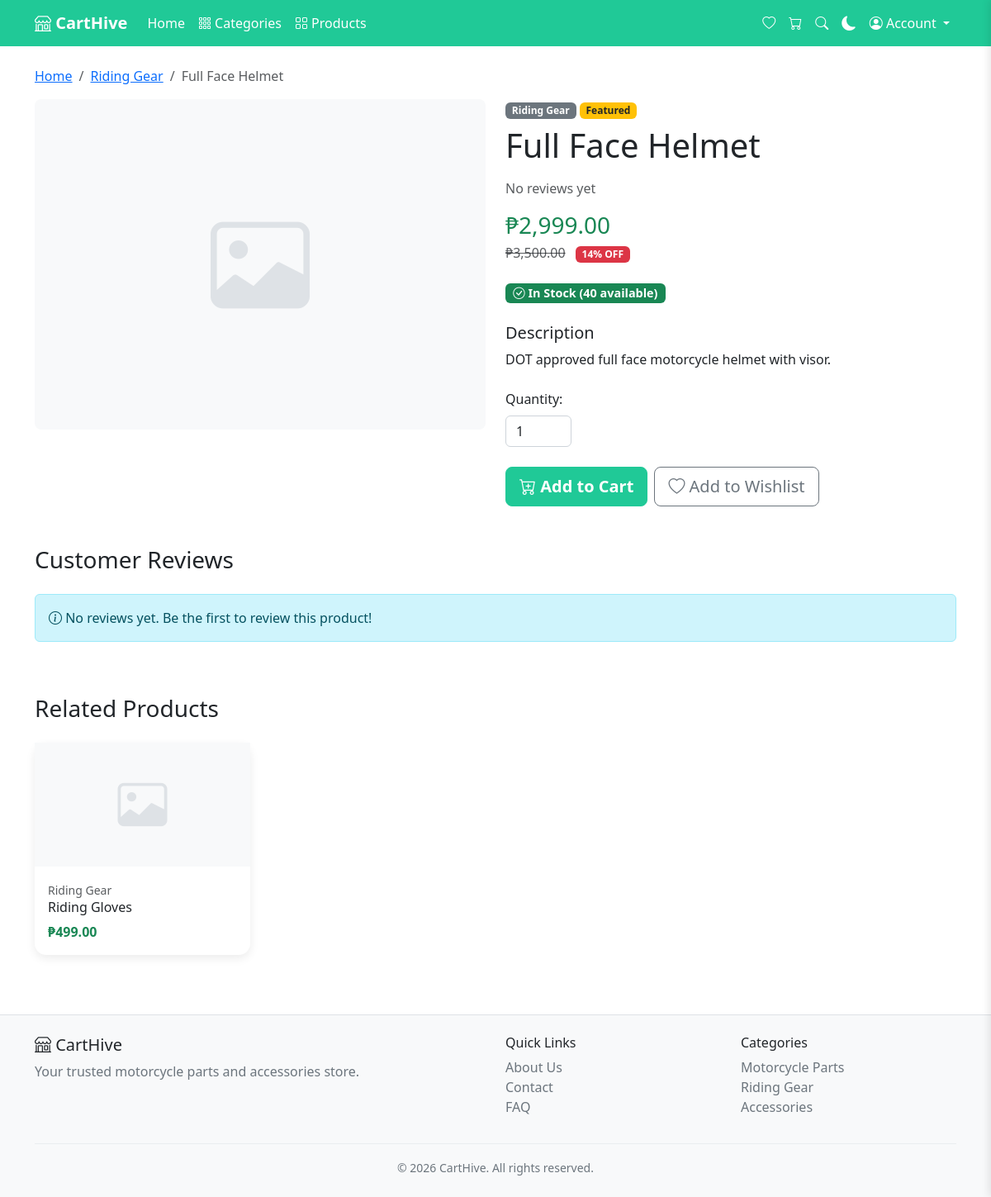
The app's page /pages/product.php?id=1 with its own data.
### tables this page shows
CREATE TABLE `products` (
  `id` int(11) NOT NULL,
  `category_id` int(11) DEFAULT NULL,
  `vendor_id` int(11) DEFAULT NULL,
  `name` varchar(255) NOT NULL,
  `url` varchar(280) NOT NULL,
  `description` text DEFAULT NULL,
  `price` decimal(10,2) NOT NULL,
  `sale_price` decimal(10,2) DEFAULT NULL,
  `stock` int(11) NOT NULL DEFAULT 0,
  `image` varchar(255) DEFAULT NULL,
  `is_featured` tinyint(1) DEFAULT 0,
  `is_active` tinyint(1) DEFAULT 1,
  `created_at` datetime DEFAULT current_timestamp(),
  `updated_at` datetime DEFAULT current_timestamp() ON UPDATE current_timestamp()
);

CREATE TABLE `categories` (
  `id` int(11) NOT NULL,
  `name` varchar(100) NOT NULL,
  `url` varchar(120) NOT NULL,
  `created_at` datetime DEFAULT current_timestamp()
);

### includes/functions.php (called while the page is built, shortened)
<?php
function e($string) {
    return htmlspecialchars($string, ENT_QUOTES, 'UTF-8');
}
function format_price($price) {
    return '₱' . number_format($price, 2);
}
function is_on_sale($product) {
    return !empty($product['sale_price']) && $product['sale_price'] > 0;
}
function get_discount_percentage($regular_price, $sale_price) {
    return round((($regular_price - $sale_price) / $regular_price) * 100);
}
?>

### pages/product.php (the view, shortened to what this page needs)
<?php
require_once __DIR__ . '/../config/db.php';
require_once __DIR__ . '/../includes/functions.php';
$product_id = isset($_GET['id']) ? intval($_GET['id']) : 0;
$sql = "SELECT p.*, c.name as category_name, c.url as category_url
        FROM products p
        LEFT JOIN categories c ON p.category_id = c.id
        WHERE p.id = ? AND p.is_active = 1";
$stmt = $conn->prepare($sql);
$stmt->bind_param("i", $product_id);
$stmt->execute();
$result = $stmt->get_result();
$product = $result->fetch_assoc();
$review_sql = "SELECT r.*, u.first_name, u.last_name
               FROM reviews r
               JOIN users u ON r.user_id = u.id
               WHERE r.product_id = ?
               ORDER BY r.created_at DESC";
$review_stmt = $conn->prepare($review_sql);
$review_stmt->bind_param("i", $product_id);
$review_stmt->execute();
$reviews = $review_stmt->get_result();
$avg_rating = 0;
$total_reviews = $reviews->num_rows;
$related_sql = "SELECT p.*, c.name as category_name
                FROM products p
                LEFT JOIN categories c ON p.category_id = c.id
                WHERE p.category_id = ? AND p.id != ? AND p.is_active = 1
                LIMIT 4";
$related_stmt = $conn->prepare($related_sql);
$related_stmt->bind_param("ii", $product['category_id'], $product_id);
$related_stmt->execute();
$related_products = $related_stmt->get_result();
include __DIR__ . '/../includes/header.php';
include __DIR__ . '/../includes/navbar.php';
?>
<div class="container mt-4">
    <nav aria-label="breadcrumb">
        <ol class="breadcrumb">
            <li class="breadcrumb-item"><a href="home.php">Home</a></li>
            <li class="breadcrumb-item"><a href="products.php?category=<?= e($product['category_url']) ?>"><?= e($product['category_name']) ?></a></li>
            <li class="breadcrumb-item active" aria-current="page"><?= e($product['name']) ?></li>
        </ol>
    </nav>
</div>
<div class="container mb-5">
    <div class="row">
        <div class="col-md-6">
            <div class="product-image">
                <?php if ($product['image']): ?>
                    <img src="../uploads/products/<?= e($product['image']) ?>" alt="<?= e($product['name']) ?>">
                <?php else: ?>
                    <i class="bi bi-image" style="font-size: 120px; color: #dee2e6;"></i>
                <?php endif; ?>
            </div>
        </div>
        <div class="col-md-6">
            <div class="mb-2">
                <span class="badge bg-secondary"><?= e($product['category_name']) ?></span>
                <?php if ($product['is_featured']): ?>
                    <span class="badge bg-warning text-dark">Featured</span>
                <?php endif; ?>
            </div>
            <h1 class="mb-3"><?= e($product['name']) ?></h1>
            <div class="mb-3">
                <?php if ($total_reviews > 0): ?>
                    <span class="rating-stars">
                        <?php for ($i = 1; $i <= 5; $i++): ?>
                            <?php if ($i <= floor($avg_rating)): ?>
                                <i class="bi bi-star-fill"></i>
                            <?php elseif ($i - $avg_rating < 1 && $i - $avg_rating > 0): ?>
                                <i class="bi bi-star-half"></i>
                            <?php else: ?>
                                <i class="bi bi-star"></i>
                            <?php endif; ?>
                        <?php endfor; ?>
                    </span>
                    <span class="text-muted"><?= $avg_rating ?> (<?= $total_reviews ?> <?= $total_reviews == 1 ? 'review' : 'reviews' ?>)</span>
                <?php else: ?>
                    <span class="text-muted">No reviews yet</span>
                <?php endif; ?>
            </div>
            <div class="mb-4">
                <?php if (is_on_sale($product)): ?>
                    <h3 class="text-success mb-1"><?= format_price($product['sale_price']) ?></h3>
                    <p class="text-muted mb-0">
                        <span class="text-decoration-line-through"><?= format_price($product['price']) ?></span>
                        <span class="badge bg-danger ms-2"><?= get_discount_percentage($product['price'], $product['sale_price']) ?>% OFF</span>
                    </p>
                <?php else: ?>
                    <h3 class="text-success"><?= format_price($product['price']) ?></h3>
                <?php endif; ?>
            </div>
            <div class="mb-4">
                <?php if ($product['stock'] > 0): ?>
                    <span class="badge bg-success stock-badge">
                        <i class="bi bi-check-circle"></i> In Stock (<?= $product['stock'] ?> available)
                    </span>
                <?php else: ?>
                    <span class="badge bg-danger stock-badge">
                        <i class="bi bi-x-circle"></i> Out of Stock
                    </span>
                <?php endif; ?>
            </div>
            <div class="mb-4">
                <h5>Description</h5>
                <p><?= nl2br(e($product['description'])) ?></p>
            </div>
            <div class="mb-4">
                <div class="row g-2">
                    <div class="col-auto">
                        <label for="quantity" class="form-label">Quantity:</label>
                        <input type="number" id="quantity" class="form-control" value="1" min="1" max="<?= $product['stock'] ?>" style="width: 80px;">
                    </div>
                </div>
            </div>
            <div class="d-grid gap-2 d-md-flex">
                <?php if ($product['stock'] > 0): ?>
                    <button class="btn btn-primary btn-lg" onclick="addToCartWithQuantity(<?= $product['id'] ?>)">
                        <i class="bi bi-cart-plus"></i> Add to Cart
                    </button>
                    <button class="btn btn-outline-secondary btn-lg" id="wishlist-btn-<?= $product['id'] ?>" onclick="toggleProductWishlist(<?= $product['id'] ?>)">
                        <i class="bi bi-heart"></i> <span id="wishlist-text-<?= $product['id'] ?>">Add to Wishlist</span>
                    </button>
                <?php else: ?>
                    <button class="btn btn-secondary btn-lg" disabled>
                        <i class="bi bi-x-circle"></i> Out of Stock
                    </button>
                <?php endif; ?>
            </div>
        </div>
    </div>
    <div class="row mt-5">
        <div class="col-12">
            <h3 class="mb-4">Customer Reviews</h3>
            <?php if ($total_reviews > 0): ?>
                <?php while ($review = $reviews->fetch_assoc()): ?>
                    <div class="card mb-3">
                        <div class="card-body">
                            <div class="d-flex justify-content-between align-items-start mb-2">
                                <div>
                                    <h6 class="mb-1"><?= e($review['first_name'] . ' ' . $review['last_name']) ?></h6>
                                    <span class="rating-stars">
                                        <?php for ($i = 1; $i <= 5; $i++): ?>
                                            <?php if ($i <= $review['rating']): ?>
                                                <i class="bi bi-star-fill"></i>
                                            <?php else: ?>
                                                <i class="bi bi-star"></i>
                                            <?php endif; ?>
                                        <?php endfor; ?>
                                    </span>
                                </div>
                                <small class="text-muted"><?= format_datetime($review['created_at']) ?></small>
                            </div>
                            <?php if ($review['comment']): ?>
                                <p class="mb-0"><?= nl2br(e($review['comment'])) ?></p>
                            <?php endif; ?>
                        </div>
                    </div>
                <?php endwhile; ?>
            <?php else: ?>
                <div class="alert alert-info">
                    <i class="bi bi-info-circle"></i> No reviews yet. Be the first to review this product!
                </div>
            <?php endif; ?>
        </div>
    </div>
    <?php if ($related_products->num_rows > 0): ?>
        <div class="row mt-5">
            <div class="col-12">
                <h3 class="mb-4">Related Products</h3>
            </div>
            <?php while ($related = $related_products->fetch_assoc()): ?>
                <div class="col-md-6 col-lg-3 mb-4">
                    <div class="card product-card h-100">
                        <a href="product.php?id=<?= $related['id'] ?>" class="text-decoration-none text-dark">
                            <div class="related-product-img">
                                <?php if ($related['image']): ?>
                                    <img src="../uploads/products/<?= e($related['image']) ?>" class="card-img-top" alt="<?= e($related['name']) ?>">
                                <?php else: ?>
                                    <div class="d-flex align-items-center justify-content-center h-100">
                                        <i class="bi bi-image" style="font-size: 60px; color: #dee2e6;"></i>
                                    </div>
                                <?php endif; ?>
                            </div>
                            <div class="card-body">
                                <small class="text-muted"><?= e($related['category_name']) ?></small>
                                <h6 class="card-title"><?= e($related['name']) ?></h6>
                                <div class="mt-2">
                                    <?php if (is_on_sale($related)): ?>
                                        <span class="text-muted text-decoration-line-through small"><?= format_price($related['price']) ?></span>
                                        <span class="text-success fw-bold"><?= format_price($related['sale_price']) ?></span>
                                    <?php else: ?>
                                        <span class="text-success fw-bold"><?= format_price($related['price']) ?></span>
                                    <?php endif; ?>
                                </div>
                            </div>
                        </a>
                    </div>
                </div>
            <?php endwhile; ?>
        </div>
    <?php endif; ?>
</div>
<?php
include __DIR__ . '/../includes/footer.php';
?>

### assets/css/style.css (style rules this page uses)
.card { background-color: #ffffff; border: none; border-radius: 14px; box-shadow: 0 4px 12px rgba(0, 0, 0, 0.08); }
.btn-primary { background-color: #20c997; border-color: #20c997; color: #fff; font-weight: 600; transition: 0.3s; }
.form-control { background-color: #ffffff; border: 1px solid #ced4da; }

### includes/header.php (style rules this page uses)
:root { --navbar-bg: #20c997; --hero-gradient-start: #20c997; --hero-gradient-end: #17a589; --card-bg: #ffffff; --product-img-bg: #f8f9fa; }
.product-card { transition: transform 0.2s, box-shadow 0.2s; height: 100%; background-color: var(--card-bg); }

### pages/product.php (style rules this page uses)
.product-image { background: #f8f9fa; border-radius: 8px; display: flex; align-items: center; justify-content: center; height: 400px; margin-bottom: 20px; }
.stock-badge { font-size: 0.9rem; }
.related-product-img { height: 150px; object-fit: cover; background: #f8f9fa; }

### records on screen
products: category.name "Riding Gear", name "Full Face Helmet", sale_price "₱2,999.00", price "₱3,500.00", price+sale_price "14", stock "40", description "DOT approved full face motorcycle helmet with visor."
products: category.name "Riding Gear", name "Riding Gloves", price "₱499.00"
